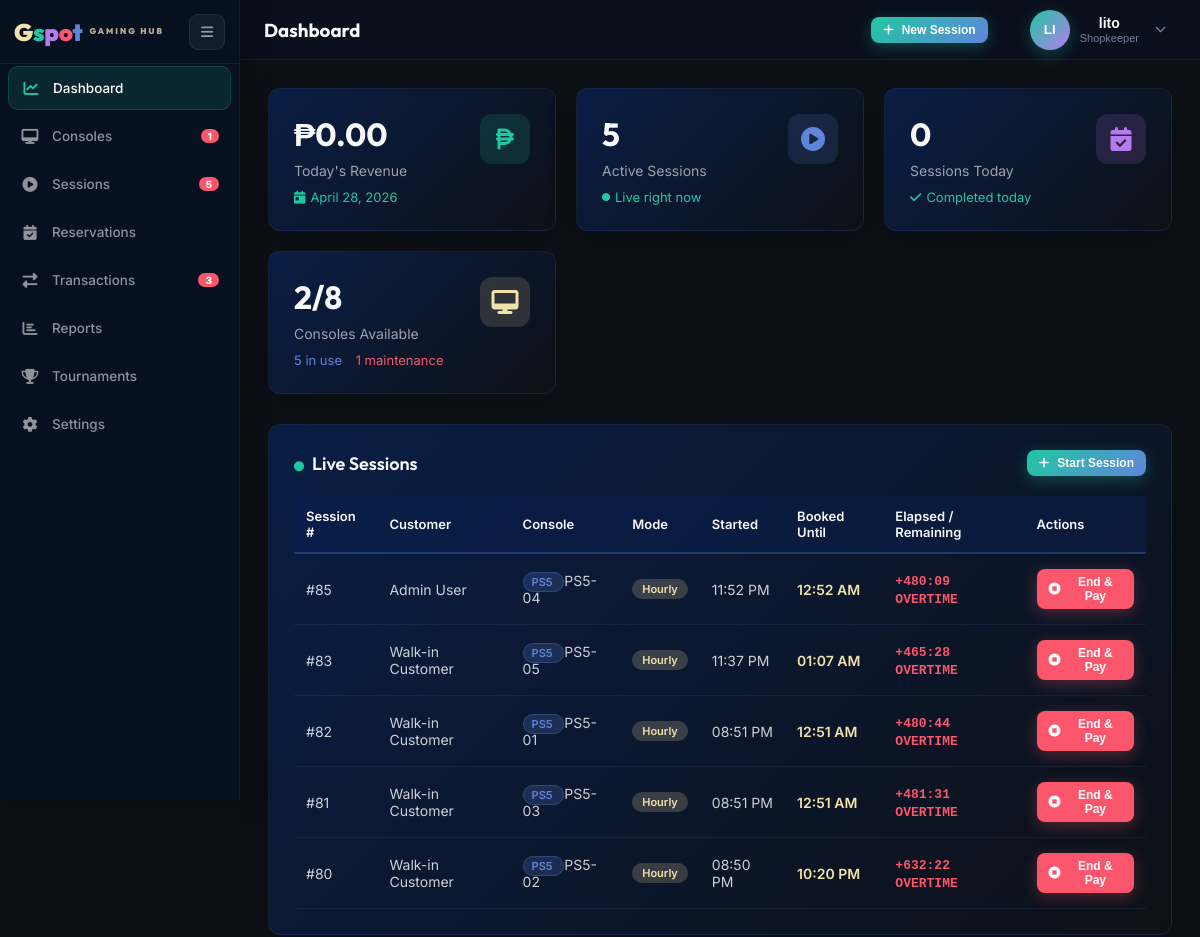
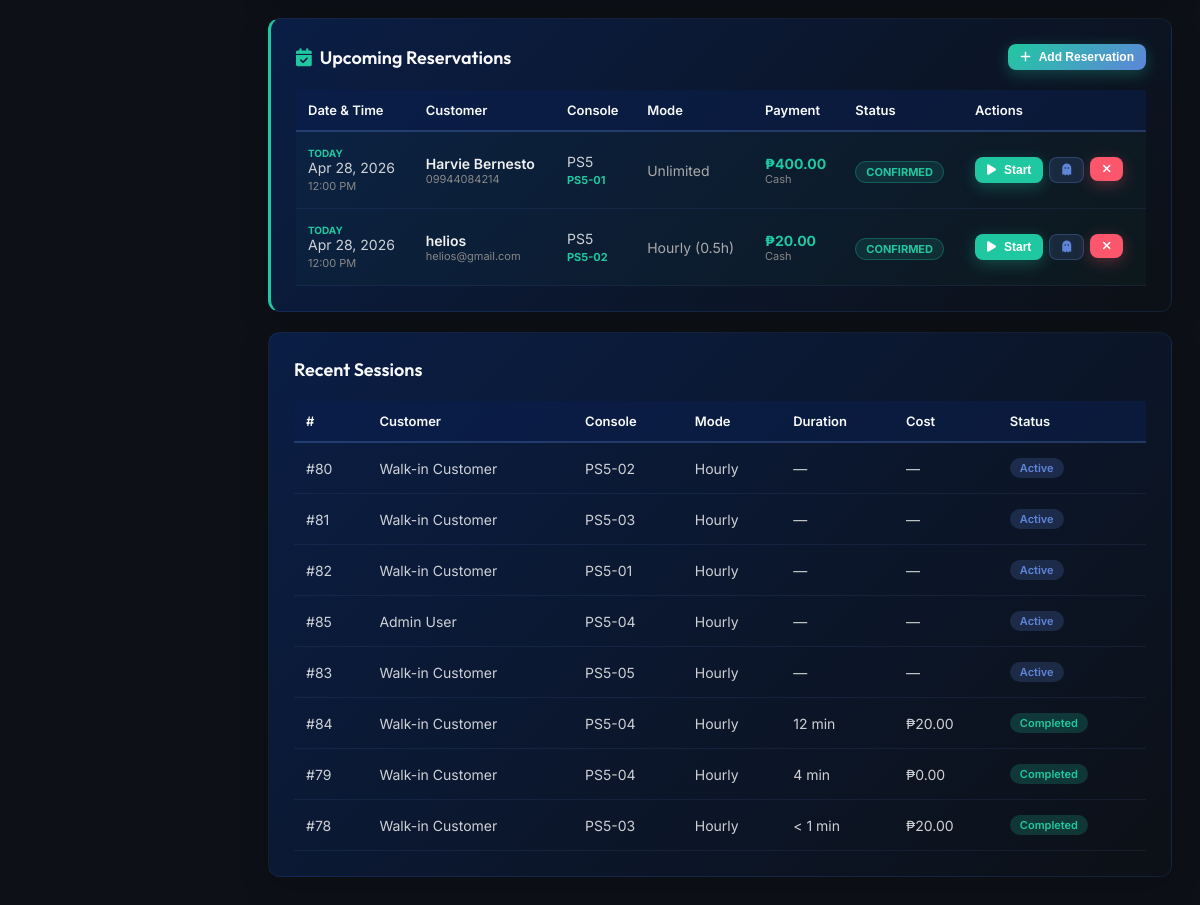
Screenshot of /admin.php (signed in) with the database file from the repository (2 pictures, top to bottom).
### tables this page shows
CREATE TABLE `gaming_sessions` (
  `session_id` int(11) NOT NULL,
  `user_id` int(11) NOT NULL,
  `console_id` int(11) NOT NULL,
  `rental_mode` enum('hourly','open_time','unlimited') NOT NULL,
  `planned_minutes` int(11) DEFAULT NULL,
  `start_time` datetime NOT NULL DEFAULT current_timestamp(),
  `end_time` datetime DEFAULT NULL,
  `duration_minutes` int(11) DEFAULT NULL,
  `hourly_rate` decimal(10,2) NOT NULL DEFAULT 0.00,
  `total_cost` decimal(10,2) DEFAULT NULL,
  `status` enum('active','completed','cancelled') NOT NULL DEFAULT 'active',
  `payment_status` enum('paid','unpaid','partial') DEFAULT NULL,
  `created_by` int(11) NOT NULL,
  `created_at` datetime NOT NULL DEFAULT current_timestamp()
);

CREATE TABLE `users` (
  `user_id` int(11) NOT NULL,
  `email` varchar(100) NOT NULL,
  `password_hash` varchar(255) NOT NULL,
  `full_name` varchar(100) NOT NULL,
  `phone` varchar(20) DEFAULT NULL,
  `role` enum('customer','shopkeeper','owner','walkin') NOT NULL DEFAULT 'customer',
  `status` enum('active','inactive') NOT NULL DEFAULT 'active',
  `email_verified` tinyint(1) NOT NULL DEFAULT 0,
  `verification_token` varchar(64) DEFAULT NULL,
  `verification_expires` datetime DEFAULT NULL,
  `reset_token` varchar(64) DEFAULT NULL,
  `reset_expires` datetime DEFAULT NULL,
  `created_at` datetime NOT NULL DEFAULT current_timestamp(),
  `consecutive_cancellations` tinyint(3) UNSIGNED NOT NULL DEFAULT 0,
  `reservation_banned_until` datetime DEFAULT NULL
);

CREATE TABLE `consoles` (
  `console_id` int(11) NOT NULL,
  `console_name` varchar(50) NOT NULL,
  `console_type` enum('PS5','PS4','Xbox Series X') NOT NULL,
  `unit_number` varchar(10) NOT NULL,
  `status` enum('available','in_use','maintenance') NOT NULL DEFAULT 'available',
  `hourly_rate` decimal(10,2) NOT NULL DEFAULT 0.00,
  `created_at` datetime NOT NULL DEFAULT current_timestamp()
);

CREATE TABLE `reservations` (
  `reservation_id` int(11) NOT NULL,
  `user_id` int(11) NOT NULL,
  `console_id` int(11) DEFAULT NULL,
  `console_type` enum('PS5','Xbox Series X','PS4') NOT NULL,
  `rental_mode` enum('hourly','open_time','unlimited') NOT NULL DEFAULT 'hourly',
  `planned_minutes` int(11) DEFAULT NULL,
  `reserved_date` date NOT NULL,
  `reserved_time` time NOT NULL,
  `notes` text DEFAULT NULL,
  `downpayment_amount` decimal(10,2) NOT NULL DEFAULT 0.00,
  `downpayment_method` enum('cash','gcash','credit_card') DEFAULT NULL,
  `downpayment_paid` tinyint(1) NOT NULL DEFAULT 0,
  `status` enum('pending','confirmed','converted','cancelled','no_show') NOT NULL DEFAULT 'pending',
  `created_by` int(11) NOT NULL,
  `created_at` datetime NOT NULL DEFAULT current_timestamp(),
  `updated_at` datetime NOT NULL DEFAULT current_timestamp() ON UPDATE current_timestamp(),
  `cancelled_by` enum('user','admin') DEFAULT NULL,
  `cancellation_reason` varchar(300) DEFAULT NULL,
  `refund_issued` tinyint(1) NOT NULL DEFAULT 0,
  `cancel_reason_type` enum('schedule_change','found_alternative','budget_issue','technical_issue','emergency','other','admin_decision') DEFAULT NULL,
  `cancel_reason_detail` text DEFAULT NULL
);

### admin_sections/dashboard.php (shortened to what the rows shown need)
<div class="page active" id="dashboard">
    <div class="card">
        <?php if (empty($activeSessions)): ?>
            <div class="empty-state"><i class="fas fa-couch"></i>No active sessions right now</div>
        <?php else: ?>
        <table class="data-table">
            <thead><tr><th>Session #</th><th>Customer</th><th>Console</th><th>Mode</th><th>Started</th><th>Booked Until</th><th>Elapsed / Remaining</th><th>Actions</th></tr></thead>
            <tbody>
            <?php foreach ($activeSessions as $sess): ?>
            <tr>
                <td>#<?= $sess['session_id'] ?></td>
                <td><?= htmlspecialchars($sess['customer_name']) ?></td>
                <td>
                    <span class="console-type-badge <?= $sess['console_type'] === 'PS5' ? 'ps5' : ($sess['console_type'] === 'PS4' ? 'ps4' : 'xbox') ?>">
                        <?= $sess['console_type'] ?>
                    </span>
                    <?= htmlspecialchars($sess['unit_number']) ?>
                </td>
                <td><span class="badge pending"><?= match($sess['rental_mode']) { 'open_time' => 'Open Time', default => ucfirst($sess['rental_mode']) } ?></span></td>
                <td><?= date('h:i A', strtotime($sess['start_time'])) ?></td>
                <td>
                    <?php if ($sess['rental_mode'] === 'hourly' && $sess['planned_minutes']):
                        $bookedEndDt = new DateTime($sess['start_time'], new DateTimeZone('Asia/Manila'));
                        $bookedEndDt->modify('+' . $sess['planned_minutes'] . ' minutes');
                    ?>
                        <span style="color:#f1e1aa;font-weight:600"><?= $bookedEndDt->format('h:i A') ?></span>
                    <?php else: ?>—<?php endif; ?>
                </td>
                <td><span class="session-timer" data-start="<?= $sess['start_time'] ?>" data-planned="<?= $sess['planned_minutes'] ?? '' ?>">—</span></td>
                <td>
                    <button class="btn btn-danger btn-sm" onclick="openEndSessionModal(
                        <?= $sess['session_id'] ?>,
                        '<?= htmlspecialchars(addslashes($sess['customer_name'])) ?>',
                        '<?= htmlspecialchars(addslashes($sess['unit_number'])) ?>',
                        '<?= $sess['rental_mode'] ?>',
                        <?= strtotime($sess['start_time']) ?>,
                        <?= (int)($sess['planned_minutes'] ?? 0) ?>,
                        <?= (float)($sess['upfront_paid'] ?? 0) ?>)">
                        <i class="fas fa-stop-circle"></i> End &amp; Pay
                    </button>
                </td>
            </tr>
            <?php endforeach; ?>
            </tbody>
        </table>
        <?php endif; ?>
    </div>
    <div class="card" style="border-left:3px solid #20c8a1;margin-bottom:20px;">
        <?php if (empty($upcomingReservations)): ?>
        <div style="padding:30px;text-align:center;color:#555;">
            <i class="fas fa-calendar-xmark" style="font-size:1.8rem;display:block;margin-bottom:8px;"></i>
            No upcoming reservations.
        </div>
        <?php else: ?>
        <div style="overflow-x:auto;">
            <table class="data-table">
                <thead>
                    <tr>
                        <th>Date & Time</th>
                        <th>Customer</th>
                        <th>Console</th>
                        <th>Mode</th>
                        <th>Payment</th>
                        <th>Status</th>
                        <th>Actions</th>
                    </tr>
                </thead>
                <tbody>
                <?php foreach ($upcomingReservations as $r):
                    $isToday = ($r['reserved_date'] === date('Y-m-d'));
                    $statusColors = [
                        'pending'   => ['bg'=>'rgba(241,168,60,.12)',  'text'=>'#f1a83c',  'border'=>'rgba(241,168,60,.3)'],
                        'confirmed' => ['bg'=>'rgba(32,200,161,.12)',  'text'=>'#20c8a1',  'border'=>'rgba(32,200,161,.3)'],
                    ];
                    $sc = $statusColors[$r['status']] ?? ['bg'=>'rgba(100,100,100,.1)','text'=>'#888','border'=>'rgba(100,100,100,.2)'];
                ?>
                <tr style="<?= $isToday ? 'background:rgba(32,200,161,.03);' : '' ?>">
                    <td style="white-space:nowrap;">
                        <?php if ($isToday): ?>
                        <span style="color:#20c8a1;font-size:10px;font-weight:700;display:block;">TODAY</span>
                        <?php endif; ?>
                        <?= date('M d, Y', strtotime($r['reserved_date'])) ?><br>
                        <span style="color:#888;font-size:11px;"><?= date('h:i A', strtotime($r['reserved_time'])) ?></span>
                    </td>
                    <td>
                        <div style="font-weight:600;color:#f0f0f0;"><?= htmlspecialchars($r['customer_name']) ?></div>
                        <?php if ($r['customer_phone']): ?>
                        <div style="color:#888;font-size:11px;"><?= htmlspecialchars($r['customer_phone']) ?></div>
                        <?php endif; ?>
                    </td>
                    <td>
                        <?= htmlspecialchars($r['console_type']) ?>
                        <?php if ($r['unit_number']): ?>
                        <br><span style="color:#20c8a1;font-size:11px;font-weight:700;"><?= htmlspecialchars($r['unit_number']) ?></span>
                        <?php endif; ?>
                    </td>
                    <td style="color:#aaa;">
                        <?= match($r['rental_mode']) {
                            'open_time' => 'Open Time',
                            'unlimited' => 'Unlimited',
                            default => 'Hourly' . ($r['planned_minutes'] ? ' (' . ($r['planned_minutes']/60) . 'h)' : '')
                        } ?>
                    </td>
                    <td>
                        <?php if ($r['downpayment_amount'] > 0): ?>
                        <span style="color:#20c8a1;font-weight:700;">₱<?= number_format($r['downpayment_amount'], 2) ?></span>
                        <span style="color:#888;font-size:11px;display:block;"><?= ucfirst($r['downpayment_method'] ?? '') ?></span>
                        <?php else: ?>
                        <span style="color:#555;">—</span>
                        <?php endif; ?>
                    </td>
                    <td>
                        <span style="background:<?= $sc['bg'] ?>;color:<?= $sc['text'] ?>;border:1px solid <?= $sc['border'] ?>;border-radius:20px;padding:3px 10px;font-size:11px;font-weight:700;text-transform:uppercase;">
                            <?= ucfirst($r['status']) ?>
                        </span>
                    </td>
                    <td>
                        <div style="display:flex;gap:6px;flex-wrap:wrap;">
                            <?php if (in_array($r['status'], ['pending','confirmed'])): ?>
                            <button class="btn btn-success btn-sm"
                                    onclick="openConvertModal(<?= htmlspecialchars(json_encode($r)) ?>)"
                                    title="Convert to Session">
                                <i class="fas fa-play"></i> Start
                            </button>
                            <form method="POST" style="display:inline;" onsubmit="return false" id="dashFormNoshow<?= $r['reservation_id'] ?>">
                                <button type="button" class="btn btn-secondary btn-sm" title="No-show"
                                        onclick="gspotConfirm('Mark this reservation as no-show?', function(){ document.getElementById('dashFormNoshow<?= $r['reservation_id'] ?>').submit(); }, {danger:true, yesLabel:'Mark No-Show'})">
                                    <i class="fas fa-ghost"></i>
                                </button>
                            </form>
                            <form method="POST" style="display:inline;" onsubmit="return false" id="dashFormCancel<?= $r['reservation_id'] ?>">
                                <button type="button" class="btn btn-danger btn-sm" title="Cancel"
                                        onclick="gspotConfirm('Cancel this reservation?', function(){ document.getElementById('dashFormCancel<?= $r['reservation_id'] ?>').submit(); }, {danger:true, yesLabel:'Yes, Cancel'})">
                                    <i class="fas fa-times"></i>
                                </button>
                            </form>
                            <?php endif; ?>
                        </div>
                    </td>
                </tr>
                <?php endforeach; ?>
                </tbody>
            </table>
        </div>
        <?php endif; ?>
    </div>
    <div class="card">
        <table class="data-table">
            <thead><tr><th>#</th><th>Customer</th><th>Console</th><th>Mode</th><th>Duration</th><th>Cost</th><th>Status</th></tr></thead>
            <tbody>
            <?php foreach (array_slice($recentSessions, 0, 8) as $sess): ?>
            <tr>
                <td>#<?= $sess['session_id'] ?></td>
                <td><?= htmlspecialchars($sess['customer_name']) ?></td>
                <td><?= htmlspecialchars($sess['unit_number']) ?></td>
                <td><?= match($sess['rental_mode']) { 'open_time' => 'Open Time', default => ucfirst($sess['rental_mode']) } ?></td>
                <td><?= $sess['duration_minutes'] !== null ? ($sess['duration_minutes'] > 0 ? $sess['duration_minutes'].' min' : '< 1 min') : '—' ?></td>
                <td><?= $sess['total_cost'] ? '₱'.number_format($sess['total_cost'],2) : '—' ?></td>
                <td><span class="badge <?= $sess['status'] ?>"><?= ucfirst($sess['status']) ?></span></td>
            </tr>
            <?php endforeach; ?>
            </tbody>
        </table>
    </div>
</div>

### rows the page displays
gaming_sessions: session_id "85", user.full_name "Admin User", console.console_type "PS5", console.unit_number "PS5-04", rental_mode "Hourly", start_time "11:52 PM", $bookedEndDt->format('h:i A') "12:52 AM", status "Active"
gaming_sessions: session_id "83", user.full_name "Walk-in Customer", console.console_type "PS5", console.unit_number "PS5-05", rental_mode "Hourly", start_time "11:37 PM", $bookedEndDt->format('h:i A') "01:07 AM", status "Active"
gaming_sessions: session_id "82", user.full_name "Walk-in Customer", console.console_type "PS5", console.unit_number "PS5-01", rental_mode "Hourly", start_time "08:51 PM", $bookedEndDt->format('h:i A') "12:51 AM", status "Active"
gaming_sessions: session_id "81", user.full_name "Walk-in Customer", console.console_type "PS5", console.unit_number "PS5-03", rental_mode "Hourly", start_time "08:51 PM", $bookedEndDt->format('h:i A') "12:51 AM", status "Active"
gaming_sessions: session_id "80", user.full_name "Walk-in Customer", console.console_type "PS5", console.unit_number "PS5-02", rental_mode "Hourly", start_time "08:50 PM", $bookedEndDt->format('h:i A') "10:20 PM", status "Active"
reservations: shows "TODAY", reserved_date "Apr 28, 2026", reserved_time "12:00 PM", created_by.full_name "Harvie Bernesto", created_by.phone "09944084214", console_type "PS5", console.unit_number "PS5-01", rental_mode "Unlimited", downpayment_amount "400.00", downpayment_method "Cash", status "CONFIRMED"
reservations: shows "TODAY", reserved_date "Apr 28, 2026", reserved_time "12:00 PM", created_by.full_name "helios", created_by.phone "helios@gmail.com", console_type "PS5", console.unit_number "PS5-02", rental_mode+planned_minutes "Hourly (0.5h)", downpayment_amount "20.00", downpayment_method "Cash", status "CONFIRMED"
gaming_sessions: session_id "84", user.full_name "Walk-in Customer", console.unit_number "PS5-04", rental_mode "Hourly", duration_minutes "12", total_cost "20.00", status "Completed"
gaming_sessions: session_id "79", user.full_name "Walk-in Customer", console.unit_number "PS5-04", rental_mode "Hourly", duration_minutes "4", total_cost "0.00", status "Completed"
gaming_sessions: session_id "78", user.full_name "Walk-in Customer", console.unit_number "PS5-03", rental_mode "Hourly", duration_minutes "< 1 min", total_cost "20.00", status "Completed"

### other values shown
$maintenanceCount "1"
$activeCount "5"
count($pendingSessions) "3"
getUserInitials() "LI"
$user['full_name'] "lito"
getRoleBadge() "Shopkeeper"
$todayRevenue "0.00"
$todayBookings "0"
$availableCount "2"
count($allConsoles) "8"
$inUseCount "5"
